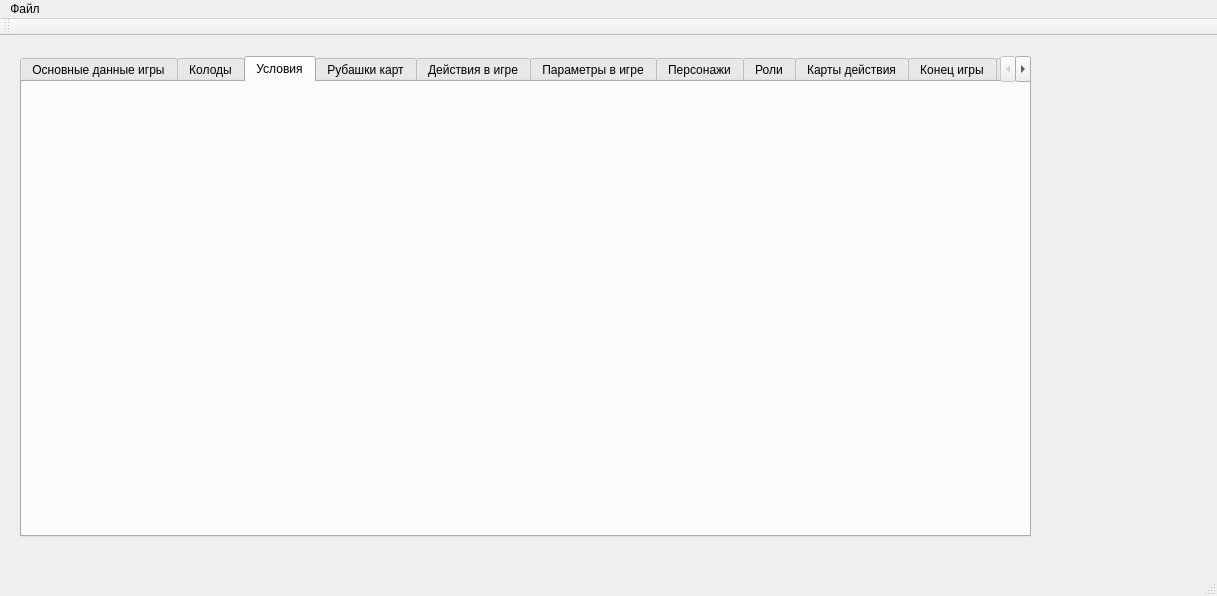
<?xml version="1.0" encoding="UTF-8"?>
<ui version="4.0">
 <class>BoardGameCreatorClass</class>
 <widget class="QMainWindow" name="BoardGameCreatorClass">
  <property name="geometry">
   <rect>
    <x>0</x>
    <y>0</y>
    <width>1217</width>
    <height>596</height>
   </rect>
  </property>
  <property name="windowTitle">
   <string>BoardGameCreator</string>
  </property>
  <widget class="QWidget" name="centralWidget">
   <widget class="QTabWidget" name="gameParams">
    <property name="geometry">
     <rect>
      <x>20</x>
      <y>20</y>
      <width>1011</width>
      <height>481</height>
     </rect>
    </property>
    <property name="currentIndex">
     <number>2</number>
    </property>
    <widget class="QWidget" name="tab">
     <attribute name="title">
      <string>Основные данные игры</string>
     </attribute>
     <widget class="QWidget" name="layoutWidget">
      <property name="geometry">
       <rect>
        <x>380</x>
        <y>90</y>
        <width>321</width>
        <height>22</height>
       </rect>
      </property>
      <layout class="QHBoxLayout" name="horizontalLayout_2">
       <item>
        <widget class="QLabel" name="label_3">
         <property name="text">
          <string>Минимальное число игроков(от 1):</string>
         </property>
        </widget>
       </item>
       <item>
        <widget class="QSpinBox" name="minPlayers">
         <property name="minimum">
          <number>1</number>
         </property>
         <property name="maximum">
          <number>30</number>
         </property>
        </widget>
       </item>
      </layout>
     </widget>
     <widget class="QWidget" name="layoutWidget_2">
      <property name="geometry">
       <rect>
        <x>380</x>
        <y>120</y>
        <width>321</width>
        <height>22</height>
       </rect>
      </property>
      <layout class="QHBoxLayout" name="horizontalLayout_3">
       <item>
        <widget class="QLabel" name="label_4">
         <property name="text">
          <string>Максимальное число игроков(до 30):</string>
         </property>
        </widget>
       </item>
       <item>
        <widget class="QSpinBox" name="maxPlayers">
         <property name="minimum">
          <number>1</number>
         </property>
         <property name="maximum">
          <number>30</number>
         </property>
        </widget>
       </item>
      </layout>
     </widget>
     <widget class="QWidget" name="layoutWidget_3">
      <property name="geometry">
       <rect>
        <x>80</x>
        <y>150</y>
        <width>191</width>
        <height>92</height>
       </rect>
      </property>
      <layout class="QVBoxLayout" name="verticalLayout_4">
       <item>
        <widget class="QLabel" name="label_7">
         <property name="text">
          <string>Цель игры</string>
         </property>
        </widget>
       </item>
       <item>
        <widget class="QPlainTextEdit" name="aimOfGame"/>
       </item>
      </layout>
     </widget>
     <widget class="QWidget" name="layoutWidget">
      <property name="geometry">
       <rect>
        <x>400</x>
        <y>150</y>
        <width>269</width>
        <height>25</height>
       </rect>
      </property>
      <layout class="QHBoxLayout" name="horizontalLayout_4">
       <item>
        <widget class="QPushButton" name="loadRules">
         <property name="text">
          <string>Загрузить правила(pdf)</string>
         </property>
        </widget>
       </item>
       <item>
        <widget class="QLabel" name="rules">
         <property name="text">
          <string>Адрес файла с правилами</string>
         </property>
        </widget>
       </item>
      </layout>
     </widget>
     <widget class="QWidget" name="layoutWidget">
      <property name="geometry">
       <rect>
        <x>390</x>
        <y>0</y>
        <width>221</width>
        <height>22</height>
       </rect>
      </property>
      <layout class="QHBoxLayout" name="horizontalLayout_5">
       <item>
        <widget class="QLabel" name="label_5">
         <property name="text">
          <string>Название игры:</string>
         </property>
        </widget>
       </item>
       <item>
        <widget class="QLineEdit" name="gameName"/>
       </item>
      </layout>
     </widget>
     <widget class="QWidget" name="layoutWidget">
      <property name="geometry">
       <rect>
        <x>80</x>
        <y>50</y>
        <width>191</width>
        <height>92</height>
       </rect>
      </property>
      <layout class="QVBoxLayout" name="verticalLayout_3">
       <item>
        <widget class="QLabel" name="label_6">
         <property name="text">
          <string>Краткое описание игры</string>
         </property>
        </widget>
       </item>
       <item>
        <widget class="QPlainTextEdit" name="gamedescription"/>
       </item>
      </layout>
     </widget>
     <zorder>layoutWidget</zorder>
     <zorder>layoutWidget</zorder>
     <zorder>layoutWidget</zorder>
     <zorder>layoutWidget</zorder>
     <zorder>layoutWidget_2</zorder>
     <zorder>layoutWidget_3</zorder>
    </widget>
    <widget class="QWidget" name="tab_10">
     <attribute name="title">
      <string>Колоды</string>
     </attribute>
    </widget>
    <widget class="QWidget" name="tab_11">
     <attribute name="title">
      <string>Условия</string>
     </attribute>
    </widget>
    <widget class="QWidget" name="tab_2">
     <attribute name="title">
      <string>Рубашки карт</string>
     </attribute>
     <widget class="QGroupBox" name="editMode">
      <property name="geometry">
       <rect>
        <x>190</x>
        <y>10</y>
        <width>571</width>
        <height>431</height>
       </rect>
      </property>
      <property name="title">
       <string/>
      </property>
      <widget class="QGroupBox" name="groupBox">
       <property name="geometry">
        <rect>
         <x>10</x>
         <y>40</y>
         <width>161</width>
         <height>221</height>
        </rect>
       </property>
       <property name="title">
        <string/>
       </property>
       <layout class="QGridLayout" name="gridLayout">
        <item row="0" column="0">
         <layout class="QVBoxLayout" name="verticalLayout">
          <item>
           <widget class="QLabel" name="cardView">
            <property name="layoutDirection">
             <enum>Qt::LeftToRight</enum>
            </property>
            <property name="text">
             <string>Рисунок карты</string>
            </property>
            <property name="alignment">
             <set>Qt::AlignCenter</set>
            </property>
           </widget>
          </item>
          <item>
           <widget class="QPushButton" name="loadImage">
            <property name="text">
             <string>Загрузить изображение</string>
            </property>
           </widget>
          </item>
         </layout>
        </item>
       </layout>
      </widget>
      <widget class="QPushButton" name="saveEdit">
       <property name="geometry">
        <rect>
         <x>210</x>
         <y>400</y>
         <width>161</width>
         <height>23</height>
        </rect>
       </property>
       <property name="text">
        <string>Сохранить редактирование</string>
       </property>
      </widget>
      <widget class="QWidget" name="layoutWidget">
       <property name="geometry">
        <rect>
         <x>20</x>
         <y>11</y>
         <width>321</width>
         <height>22</height>
        </rect>
       </property>
       <layout class="QHBoxLayout" name="horizontalLayout">
        <item>
         <widget class="QLabel" name="label_2">
          <property name="text">
           <string>Название карты:</string>
          </property>
         </widget>
        </item>
        <item>
         <widget class="QLineEdit" name="cardName"/>
        </item>
       </layout>
      </widget>
     </widget>
     <widget class="QWidget" name="layoutWidget">
      <property name="geometry">
       <rect>
        <x>10</x>
        <y>30</y>
        <width>161</width>
        <height>310</height>
       </rect>
      </property>
      <layout class="QVBoxLayout" name="verticalLayout_2">
       <item>
        <widget class="QListWidget" name="cardList"/>
       </item>
       <item>
        <widget class="QPushButton" name="createCard">
         <property name="text">
          <string>Создать карту</string>
         </property>
        </widget>
       </item>
       <item>
        <widget class="QPushButton" name="duplicateCard">
         <property name="text">
          <string>Дублировать карту</string>
         </property>
        </widget>
       </item>
       <item>
        <widget class="QPushButton" name="editCard">
         <property name="text">
          <string>Редактировать карту</string>
         </property>
        </widget>
       </item>
       <item>
        <widget class="QPushButton" name="removeCard">
         <property name="text">
          <string>Удалить карту</string>
         </property>
        </widget>
       </item>
      </layout>
     </widget>
    </widget>
    <widget class="QWidget" name="tab_6">
     <attribute name="title">
      <string>Действия в игре</string>
     </attribute>
    </widget>
    <widget class="QWidget" name="tab_9">
     <attribute name="title">
      <string>Параметры в игре</string>
     </attribute>
    </widget>
    <widget class="QWidget" name="tab_3">
     <attribute name="title">
      <string>Персонажи</string>
     </attribute>
    </widget>
    <widget class="QWidget" name="tab_4">
     <attribute name="title">
      <string>Роли</string>
     </attribute>
    </widget>
    <widget class="QWidget" name="tab_5">
     <attribute name="title">
      <string>Карты действия</string>
     </attribute>
    </widget>
    <widget class="QWidget" name="tab_7">
     <attribute name="title">
      <string>Конец игры</string>
     </attribute>
    </widget>
    <widget class="QWidget" name="tab_8">
     <attribute name="title">
      <string>Игровое поле</string>
     </attribute>
    </widget>
   </widget>
  </widget>
  <widget class="QMenuBar" name="menuBar">
   <property name="geometry">
    <rect>
     <x>0</x>
     <y>0</y>
     <width>1217</width>
     <height>21</height>
    </rect>
   </property>
   <widget class="QMenu" name="menu">
    <property name="title">
     <string>Файл</string>
    </property>
    <addaction name="newGame"/>
    <addaction name="openGame"/>
    <addaction name="saveGame"/>
    <addaction name="saveGameAs"/>
    <addaction name="exit"/>
   </widget>
   <addaction name="menu"/>
  </widget>
  <widget class="QToolBar" name="mainToolBar">
   <attribute name="toolBarArea">
    <enum>TopToolBarArea</enum>
   </attribute>
   <attribute name="toolBarBreak">
    <bool>false</bool>
   </attribute>
  </widget>
  <widget class="QStatusBar" name="statusBar"/>
  <action name="newGame">
   <property name="text">
    <string>Новая игра</string>
   </property>
  </action>
  <action name="openGame">
   <property name="text">
    <string>Открыть игру</string>
   </property>
  </action>
  <action name="saveGame">
   <property name="text">
    <string>Сохранить</string>
   </property>
  </action>
  <action name="saveGameAs">
   <property name="text">
    <string>Сохранить как...</string>
   </property>
  </action>
  <action name="exit">
   <property name="text">
    <string>Выход</string>
   </property>
  </action>
 </widget>
 <layoutdefault spacing="6" margin="11"/>
 <resources>
  <include location="boardgamecreator.qrc"/>
 </resources>
 <connections/>
</ui>
